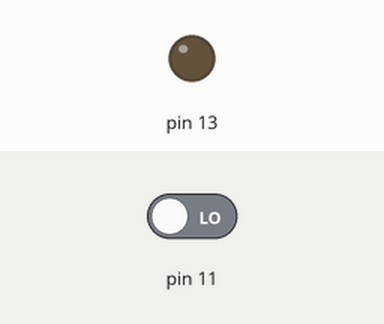
A sketch run on a simulated Arduino Uno, built with avr-gcc and run on an emulated ATmega328P. Shown: output pins drawn as LEDs (lit = HIGH). The test bench sets the inputs (shaded band); at power-on: pin 11 LOW.

Above: at 1.2 s.
1.3 s: pin 11 driven HIGH
At 2.5 s:
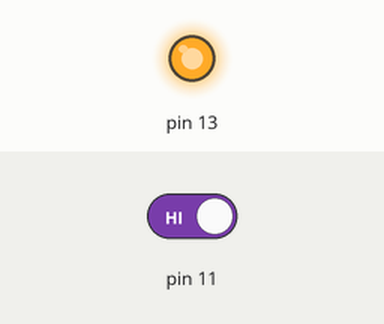
2.8 s: pin 11 driven LOW
At 3.6 s:
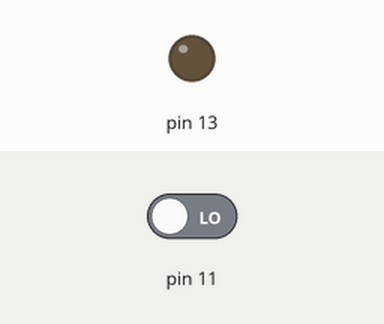
Timing chart, 0 to 5.8 s (numbered marks = the images above; inputs shaded):
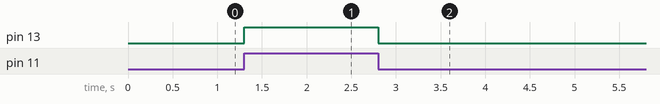

The sketch:

test_sensore.ino
```cpp
/*
Dave.Calaway
This program determines when the sensor see 0 or 1.

When arduino's pin 13 is HIGH, the sensor's out is HIGH.
*/

void setup() {
// sensor's pin out
 pinMode(11,INPUT);
// internal led arduino
 pinMode(13,OUTPUT);

}

void loop() {
  int s = digitalRead(11);
  if(s == 1)
    digitalWrite(13,HIGH);
  else
    digitalWrite(13,LOW);

}
```

Measured:
- after the input at 1.3 s, pin 13: LOW → HIGH at once
- after the input at 2.8 s, pin 13: HIGH → LOW at once
